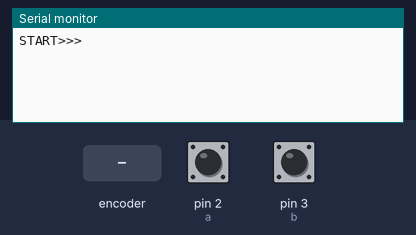
Recording of a sketch running on a simulated Arduino Uno, built with avr-gcc and run on an emulated ATmega328P. On the bench: the last lines printed to the serial monitor. Inputs (shaded band) come from the test bench; at power-on: pin 2 (a) HIGH, pin 3 (b) HIGH.

Above: at 1.2 s.
1.3 s: rotary encoder on pin 2 (a) / pin 3 (b) turned 1 step (first pin leading)
At 2.4 s:
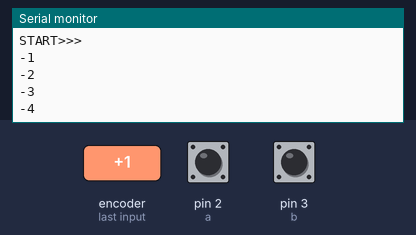
3.0 s: rotary encoder on pin 2 (a) / pin 3 (b) turned 1 step (first pin leading)
At 3.7 s:
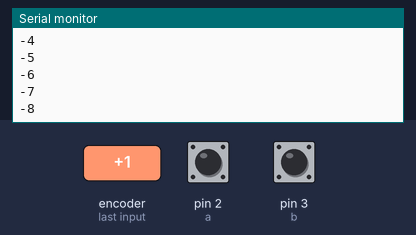
Timing chart, 0 to 6.0 s (numbered marks = the images above; inputs shaded):
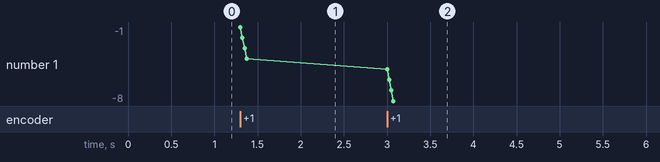

Measured:
- after the input at 1.3 s, the serial monitor: prints a new line at once (image 1)
- after the input at 3.0 s, the serial monitor: prints a new line at once (image 2)
- plotted number 1: -4 → -8 after the input at 3.0 s

The sketch:

two_encoders.ino
```cpp
int a= 2;
int b= 3;

volatile int pulse=0;
volatile int pulseOld = 0;


void setup() {
Serial.begin(9600);
pinMode(a,INPUT_PULLUP);
pinMode(b,INPUT_PULLUP);
attachInterrupt(0,atrig,CHANGE);
attachInterrupt(1,btrig,CHANGE);
Serial.println("START>>>");
}

void loop() {
 if(pulse!=pulseOld)
 {
  Serial.println(pulse);
 }
 else
 {}
 pulseOld=pulse;

}

void atrig()
{
  if( digitalRead(a)== digitalRead(b) )
  {
  pulse++;
  }
  else
  {
  pulse--;
  }


}


void btrig()
{
  if( digitalRead(b)== digitalRead(a) )
  {
  pulse--;
  }
  else
  {
  pulse++;
  }

}
```
